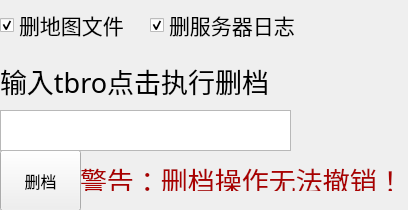
<?xml version="1.0" encoding="UTF-8"?>
<ui version="4.0">
 <class>yjsd</class>
 <widget class="QWidget" name="yjsd">
  <property name="geometry">
   <rect>
    <x>0</x>
    <y>0</y>
    <width>408</width>
    <height>210</height>
   </rect>
  </property>
  <property name="windowTitle">
   <string>yjsd</string>
  </property>
  <widget class="QCheckBox" name="SavedArks">
   <property name="geometry">
    <rect>
     <x>0</x>
     <y>0</y>
     <width>150</width>
     <height>50</height>
    </rect>
   </property>
   <property name="font">
    <font>
     <family>楷体</family>
     <pointsize>16</pointsize>
    </font>
   </property>
   <property name="text">
    <string>删地图文件</string>
   </property>
   <property name="checked">
    <bool>true</bool>
   </property>
  </widget>
  <widget class="QCheckBox" name="Logs">
   <property name="geometry">
    <rect>
     <x>150</x>
     <y>0</y>
     <width>150</width>
     <height>50</height>
    </rect>
   </property>
   <property name="font">
    <font>
     <family>楷体</family>
     <pointsize>16</pointsize>
    </font>
   </property>
   <property name="text">
    <string>删服务器日志</string>
   </property>
   <property name="checked">
    <bool>true</bool>
   </property>
  </widget>
  <widget class="QLabel" name="label_2">
   <property name="geometry">
    <rect>
     <x>0</x>
     <y>60</y>
     <width>401</width>
     <height>41</height>
    </rect>
   </property>
   <property name="font">
    <font>
     <family>楷体</family>
     <pointsize>20</pointsize>
    </font>
   </property>
   <property name="text">
    <string>输入tbro点击执行删档</string>
   </property>
  </widget>
  <widget class="QPushButton" name="pushButton">
   <property name="geometry">
    <rect>
     <x>0</x>
     <y>150</y>
     <width>81</width>
     <height>61</height>
    </rect>
   </property>
   <property name="font">
    <font>
     <family>楷体</family>
     <pointsize>12</pointsize>
    </font>
   </property>
   <property name="text">
    <string>删档</string>
   </property>
  </widget>
  <widget class="QTextBrowser" name="textBrowser">
   <property name="geometry">
    <rect>
     <x>0</x>
     <y>110</y>
     <width>291</width>
     <height>41</height>
    </rect>
   </property>
   <property name="font">
    <font>
     <family>楷体</family>
     <pointsize>12</pointsize>
     <stylestrategy>PreferDefault</stylestrategy>
    </font>
   </property>
   <property name="tabChangesFocus">
    <bool>false</bool>
   </property>
   <property name="readOnly">
    <bool>false</bool>
   </property>
   <property name="html">
    <string>&lt;!DOCTYPE HTML PUBLIC &quot;-//W3C//DTD HTML 4.0//EN&quot; &quot;http://www.w3.org/TR/REC-html40/strict.dtd&quot;&gt;
&lt;html&gt;&lt;head&gt;&lt;meta name=&quot;qrichtext&quot; content=&quot;1&quot; /&gt;&lt;style type=&quot;text/css&quot;&gt;
p, li { white-space: pre-wrap; }
&lt;/style&gt;&lt;/head&gt;&lt;body style=&quot; font-family:'楷体'; font-size:12pt; font-weight:400; font-style:normal;&quot;&gt;
&lt;p style=&quot;-qt-paragraph-type:empty; margin-top:0px; margin-bottom:0px; margin-left:0px; margin-right:0px; -qt-block-indent:0; text-indent:0px; font-family:'楷体','楷体';&quot;&gt;&lt;br /&gt;&lt;/p&gt;&lt;/body&gt;&lt;/html&gt;</string>
   </property>
  </widget>
  <widget class="QLabel" name="yjsdlabel">
   <property name="geometry">
    <rect>
     <x>80</x>
     <y>160</y>
     <width>321</width>
     <height>31</height>
    </rect>
   </property>
   <property name="font">
    <font>
     <family>楷体</family>
     <pointsize>20</pointsize>
    </font>
   </property>
   <property name="text">
    <string>&lt;html&gt;&lt;head/&gt;&lt;body&gt;&lt;p&gt;&lt;span style=&quot; color:#aa0000;&quot;&gt;警告：删档操作无法撤销！&lt;/span&gt;&lt;/p&gt;&lt;/body&gt;&lt;/html&gt;</string>
   </property>
  </widget>
 </widget>
 <layoutdefault spacing="6" margin="11"/>
 <resources/>
 <connections/>
</ui>
